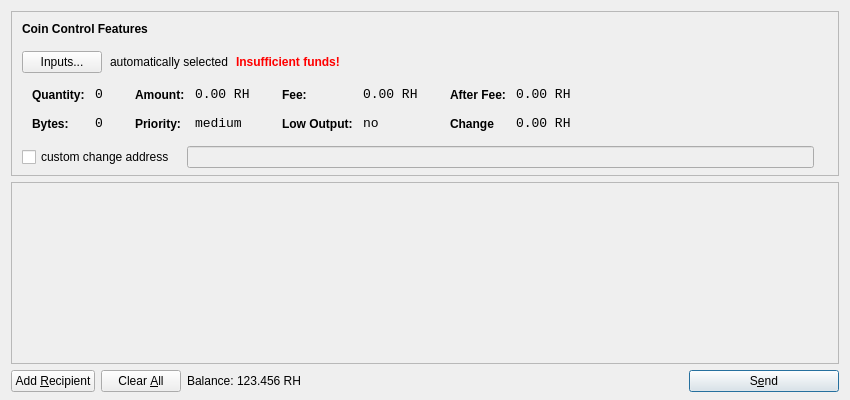
<?xml version="1.0" encoding="UTF-8"?>
<ui version="4.0">
 <class>SendCoinsDialog</class>
 <widget class="QDialog" name="SendCoinsDialog">
  <property name="geometry">
   <rect>
    <x>0</x>
    <y>0</y>
    <width>850</width>
    <height>400</height>
   </rect>
  </property>
  <property name="windowTitle">
   <string>Send Coins</string>
  </property>
  <layout class="QVBoxLayout" name="verticalLayout" stretch="0,1,0">
   <property name="bottomMargin">
    <number>8</number>
   </property>
   <item>
    <widget class="QFrame" name="frameCoinControl">
     <property name="sizePolicy">
      <sizepolicy hsizetype="Expanding" vsizetype="Expanding">
       <horstretch>0</horstretch>
       <verstretch>0</verstretch>
      </sizepolicy>
     </property>
     <property name="maximumSize">
      <size>
       <width>16777215</width>
       <height>16777215</height>
      </size>
     </property>
     <property name="frameShape">
      <enum>QFrame::StyledPanel</enum>
     </property>
     <property name="frameShadow">
      <enum>QFrame::Sunken</enum>
     </property>
     <layout class="QVBoxLayout" name="verticalLayoutCoinControl2">
      <property name="spacing">
       <number>-1</number>
      </property>
      <property name="leftMargin">
       <number>0</number>
      </property>
      <property name="topMargin">
       <number>0</number>
      </property>
      <property name="rightMargin">
       <number>0</number>
      </property>
      <property name="bottomMargin">
       <number>6</number>
      </property>
      <item>
       <layout class="QVBoxLayout" name="verticalLayoutCoinControl" stretch="0,0,0,0,1">
        <property name="spacing">
         <number>0</number>
        </property>
        <property name="leftMargin">
         <number>10</number>
        </property>
        <property name="topMargin">
         <number>10</number>
        </property>
        <item>
         <layout class="QHBoxLayout" name="horizontalLayoutCoinControl1">
          <property name="bottomMargin">
           <number>15</number>
          </property>
          <item>
           <widget class="QLabel" name="labelCoinControlFeatures">
            <property name="sizePolicy">
             <sizepolicy hsizetype="Preferred" vsizetype="Maximum">
              <horstretch>0</horstretch>
              <verstretch>0</verstretch>
             </sizepolicy>
            </property>
            <property name="font">
             <font>
              <weight>75</weight>
              <bold>true</bold>
             </font>
            </property>
            <property name="styleSheet">
             <string notr="true">font-weight:bold;</string>
            </property>
            <property name="text">
             <string>Coin Control Features</string>
            </property>
           </widget>
          </item>
         </layout>
        </item>
        <item>
         <layout class="QHBoxLayout" name="horizontalLayoutCoinControl2" stretch="0,0,0,0">
          <property name="spacing">
           <number>8</number>
          </property>
          <property name="bottomMargin">
           <number>10</number>
          </property>
          <item>
           <widget class="QPushButton" name="pushButtonCoinControl">
            <property name="styleSheet">
             <string notr="true"/>
            </property>
            <property name="text">
             <string>Inputs...</string>
            </property>
           </widget>
          </item>
          <item>
           <widget class="QLabel" name="labelCoinControlAutomaticallySelected">
            <property name="text">
             <string>automatically selected</string>
            </property>
            <property name="margin">
             <number>5</number>
            </property>
           </widget>
          </item>
          <item>
           <widget class="QLabel" name="labelCoinControlInsuffFunds">
            <property name="font">
             <font>
              <weight>75</weight>
              <bold>true</bold>
             </font>
            </property>
            <property name="styleSheet">
             <string notr="true">color:red;font-weight:bold;</string>
            </property>
            <property name="text">
             <string>Insufficient funds!</string>
            </property>
            <property name="margin">
             <number>5</number>
            </property>
           </widget>
          </item>
          <item>
           <spacer name="horizontalSpacerCoinControl">
            <property name="orientation">
             <enum>Qt::Horizontal</enum>
            </property>
            <property name="sizeHint" stdset="0">
             <size>
              <width>40</width>
              <height>1</height>
             </size>
            </property>
           </spacer>
          </item>
         </layout>
        </item>
        <item>
         <widget class="QWidget" name="widgetCoinControl" native="true">
          <property name="sizePolicy">
           <sizepolicy hsizetype="Preferred" vsizetype="Preferred">
            <horstretch>0</horstretch>
            <verstretch>0</verstretch>
           </sizepolicy>
          </property>
          <property name="minimumSize">
           <size>
            <width>0</width>
            <height>0</height>
           </size>
          </property>
          <property name="styleSheet">
           <string notr="true"/>
          </property>
          <layout class="QHBoxLayout" name="horizontalLayoutCoinControl5">
           <property name="margin">
            <number>0</number>
           </property>
           <item>
            <layout class="QHBoxLayout" name="horizontalLayoutCoinControl3" stretch="0,0,0,1">
             <property name="spacing">
              <number>20</number>
             </property>
             <property name="topMargin">
              <number>0</number>
             </property>
             <property name="bottomMargin">
              <number>10</number>
             </property>
             <item>
              <layout class="QFormLayout" name="formLayoutCoinControl1">
               <property name="horizontalSpacing">
                <number>10</number>
               </property>
               <property name="verticalSpacing">
                <number>14</number>
               </property>
               <property name="leftMargin">
                <number>10</number>
               </property>
               <property name="topMargin">
                <number>4</number>
               </property>
               <property name="rightMargin">
                <number>6</number>
               </property>
               <item row="0" column="0">
                <widget class="QLabel" name="labelCoinControlQuantityText">
                 <property name="styleSheet">
                  <string notr="true">font-weight:bold;</string>
                 </property>
                 <property name="text">
                  <string>Quantity:</string>
                 </property>
                 <property name="margin">
                  <number>0</number>
                 </property>
                </widget>
               </item>
               <item row="0" column="1">
                <widget class="QLabel" name="labelCoinControlQuantity">
                 <property name="font">
                  <font>
                   <family>Monospace</family>
                   <pointsize>10</pointsize>
                  </font>
                 </property>
                 <property name="cursor">
                  <cursorShape>IBeamCursor</cursorShape>
                 </property>
                 <property name="contextMenuPolicy">
                  <enum>Qt::ActionsContextMenu</enum>
                 </property>
                 <property name="text">
                  <string>0</string>
                 </property>
                 <property name="margin">
                  <number>0</number>
                 </property>
                 <property name="textInteractionFlags">
                  <set>Qt::LinksAccessibleByMouse|Qt::TextSelectableByKeyboard|Qt::TextSelectableByMouse</set>
                 </property>
                </widget>
               </item>
               <item row="1" column="0">
                <widget class="QLabel" name="labelCoinControlBytesText">
                 <property name="styleSheet">
                  <string notr="true">font-weight:bold;</string>
                 </property>
                 <property name="text">
                  <string>Bytes:</string>
                 </property>
                </widget>
               </item>
               <item row="1" column="1">
                <widget class="QLabel" name="labelCoinControlBytes">
                 <property name="font">
                  <font>
                   <family>Monospace</family>
                   <pointsize>10</pointsize>
                  </font>
                 </property>
                 <property name="cursor">
                  <cursorShape>IBeamCursor</cursorShape>
                 </property>
                 <property name="contextMenuPolicy">
                  <enum>Qt::ActionsContextMenu</enum>
                 </property>
                 <property name="text">
                  <string>0</string>
                 </property>
                 <property name="textInteractionFlags">
                  <set>Qt::LinksAccessibleByMouse|Qt::TextSelectableByKeyboard|Qt::TextSelectableByMouse</set>
                 </property>
                </widget>
               </item>
              </layout>
             </item>
             <item>
              <layout class="QFormLayout" name="formLayoutCoinControl2">
               <property name="horizontalSpacing">
                <number>10</number>
               </property>
               <property name="verticalSpacing">
                <number>14</number>
               </property>
               <property name="leftMargin">
                <number>6</number>
               </property>
               <property name="topMargin">
                <number>4</number>
               </property>
               <property name="rightMargin">
                <number>6</number>
               </property>
               <item row="0" column="0">
                <widget class="QLabel" name="labelCoinControlAmountText">
                 <property name="styleSheet">
                  <string notr="true">font-weight:bold;</string>
                 </property>
                 <property name="text">
                  <string>Amount:</string>
                 </property>
                 <property name="margin">
                  <number>0</number>
                 </property>
                </widget>
               </item>
               <item row="0" column="1">
                <widget class="QLabel" name="labelCoinControlAmount">
                 <property name="font">
                  <font>
                   <family>Monospace</family>
                   <pointsize>10</pointsize>
                  </font>
                 </property>
                 <property name="cursor">
                  <cursorShape>IBeamCursor</cursorShape>
                 </property>
                 <property name="contextMenuPolicy">
                  <enum>Qt::ActionsContextMenu</enum>
                 </property>
                 <property name="text">
                  <string>0.00 RH</string>
                 </property>
                 <property name="textInteractionFlags">
                  <set>Qt::LinksAccessibleByMouse|Qt::TextSelectableByKeyboard|Qt::TextSelectableByMouse</set>
                 </property>
                </widget>
               </item>
               <item row="1" column="0">
                <widget class="QLabel" name="labelCoinControlPriorityText">
                 <property name="styleSheet">
                  <string notr="true">font-weight:bold;</string>
                 </property>
                 <property name="text">
                  <string>Priority:</string>
                 </property>
                </widget>
               </item>
               <item row="1" column="1">
                <widget class="QLabel" name="labelCoinControlPriority">
                 <property name="font">
                  <font>
                   <family>Monospace</family>
                   <pointsize>10</pointsize>
                  </font>
                 </property>
                 <property name="cursor">
                  <cursorShape>IBeamCursor</cursorShape>
                 </property>
                 <property name="contextMenuPolicy">
                  <enum>Qt::ActionsContextMenu</enum>
                 </property>
                 <property name="text">
                  <string>medium</string>
                 </property>
                 <property name="textInteractionFlags">
                  <set>Qt::LinksAccessibleByMouse|Qt::TextSelectableByKeyboard|Qt::TextSelectableByMouse</set>
                 </property>
                </widget>
               </item>
              </layout>
             </item>
             <item>
              <layout class="QFormLayout" name="formLayoutCoinControl3">
               <property name="horizontalSpacing">
                <number>10</number>
               </property>
               <property name="verticalSpacing">
                <number>14</number>
               </property>
               <property name="leftMargin">
                <number>6</number>
               </property>
               <property name="topMargin">
                <number>4</number>
               </property>
               <property name="rightMargin">
                <number>6</number>
               </property>
               <item row="0" column="0">
                <widget class="QLabel" name="labelCoinControlFeeText">
                 <property name="styleSheet">
                  <string notr="true">font-weight:bold;</string>
                 </property>
                 <property name="text">
                  <string>Fee:</string>
                 </property>
                 <property name="margin">
                  <number>0</number>
                 </property>
                </widget>
               </item>
               <item row="0" column="1">
                <widget class="QLabel" name="labelCoinControlFee">
                 <property name="font">
                  <font>
                   <family>Monospace</family>
                   <pointsize>10</pointsize>
                  </font>
                 </property>
                 <property name="cursor">
                  <cursorShape>IBeamCursor</cursorShape>
                 </property>
                 <property name="contextMenuPolicy">
                  <enum>Qt::ActionsContextMenu</enum>
                 </property>
                 <property name="text">
                  <string>0.00 RH</string>
                 </property>
                 <property name="textInteractionFlags">
                  <set>Qt::LinksAccessibleByMouse|Qt::TextSelectableByKeyboard|Qt::TextSelectableByMouse</set>
                 </property>
                </widget>
               </item>
               <item row="1" column="0">
                <widget class="QLabel" name="labelCoinControlLowOutputText">
                 <property name="styleSheet">
                  <string notr="true">font-weight:bold;</string>
                 </property>
                 <property name="text">
                  <string>Low Output:</string>
                 </property>
                </widget>
               </item>
               <item row="1" column="1">
                <widget class="QLabel" name="labelCoinControlLowOutput">
                 <property name="font">
                  <font>
                   <family>Monospace</family>
                   <pointsize>10</pointsize>
                  </font>
                 </property>
                 <property name="cursor">
                  <cursorShape>IBeamCursor</cursorShape>
                 </property>
                 <property name="contextMenuPolicy">
                  <enum>Qt::ActionsContextMenu</enum>
                 </property>
                 <property name="text">
                  <string>no</string>
                 </property>
                 <property name="textInteractionFlags">
                  <set>Qt::LinksAccessibleByMouse|Qt::TextSelectableByKeyboard|Qt::TextSelectableByMouse</set>
                 </property>
                </widget>
               </item>
              </layout>
             </item>
             <item>
              <layout class="QFormLayout" name="formLayoutCoinControl4">
               <property name="horizontalSpacing">
                <number>10</number>
               </property>
               <property name="verticalSpacing">
                <number>14</number>
               </property>
               <property name="leftMargin">
                <number>6</number>
               </property>
               <property name="topMargin">
                <number>4</number>
               </property>
               <property name="rightMargin">
                <number>6</number>
               </property>
               <item row="0" column="0">
                <widget class="QLabel" name="labelCoinControlAfterFeeText">
                 <property name="styleSheet">
                  <string notr="true">font-weight:bold;</string>
                 </property>
                 <property name="text">
                  <string>After Fee:</string>
                 </property>
                 <property name="margin">
                  <number>0</number>
                 </property>
                </widget>
               </item>
               <item row="0" column="1">
                <widget class="QLabel" name="labelCoinControlAfterFee">
                 <property name="font">
                  <font>
                   <family>Monospace</family>
                   <pointsize>10</pointsize>
                  </font>
                 </property>
                 <property name="cursor">
                  <cursorShape>IBeamCursor</cursorShape>
                 </property>
                 <property name="contextMenuPolicy">
                  <enum>Qt::ActionsContextMenu</enum>
                 </property>
                 <property name="text">
                  <string>0.00 RH</string>
                 </property>
                 <property name="textInteractionFlags">
                  <set>Qt::LinksAccessibleByMouse|Qt::TextSelectableByKeyboard|Qt::TextSelectableByMouse</set>
                 </property>
                </widget>
               </item>
               <item row="1" column="0">
                <widget class="QLabel" name="labelCoinControlChangeText">
                 <property name="styleSheet">
                  <string notr="true">font-weight:bold;</string>
                 </property>
                 <property name="text">
                  <string>Change</string>
                 </property>
                </widget>
               </item>
               <item row="1" column="1">
                <widget class="QLabel" name="labelCoinControlChange">
                 <property name="font">
                  <font>
                   <family>Monospace</family>
                   <pointsize>10</pointsize>
                  </font>
                 </property>
                 <property name="cursor">
                  <cursorShape>IBeamCursor</cursorShape>
                 </property>
                 <property name="contextMenuPolicy">
                  <enum>Qt::ActionsContextMenu</enum>
                 </property>
                 <property name="text">
                  <string>0.00 RH</string>
                 </property>
                 <property name="textInteractionFlags">
                  <set>Qt::LinksAccessibleByMouse|Qt::TextSelectableByKeyboard|Qt::TextSelectableByMouse</set>
                 </property>
                </widget>
               </item>
              </layout>
             </item>
            </layout>
           </item>
          </layout>
         </widget>
        </item>
        <item>
         <layout class="QHBoxLayout" name="horizontalLayoutCoinControl4" stretch="0,0,0">
          <property name="spacing">
           <number>12</number>
          </property>
          <property name="sizeConstraint">
           <enum>QLayout::SetDefaultConstraint</enum>
          </property>
          <property name="topMargin">
           <number>5</number>
          </property>
          <property name="rightMargin">
           <number>5</number>
          </property>
          <item>
           <widget class="QCheckBox" name="checkBoxCoinControlChange">
            <property name="text">
             <string>custom change address</string>
            </property>
           </widget>
          </item>
          <item>
           <widget class="QLineEdit" name="lineEditCoinControlChange">
            <property name="enabled">
             <bool>false</bool>
            </property>
            <property name="sizePolicy">
             <sizepolicy hsizetype="Expanding" vsizetype="Fixed">
              <horstretch>0</horstretch>
              <verstretch>0</verstretch>
             </sizepolicy>
            </property>
           </widget>
          </item>
          <item>
           <widget class="QLabel" name="labelCoinControlChangeLabel">
            <property name="sizePolicy">
             <sizepolicy hsizetype="Preferred" vsizetype="Expanding">
              <horstretch>0</horstretch>
              <verstretch>0</verstretch>
             </sizepolicy>
            </property>
            <property name="minimumSize">
             <size>
              <width>0</width>
              <height>0</height>
             </size>
            </property>
            <property name="text">
             <string/>
            </property>
            <property name="margin">
             <number>3</number>
            </property>
           </widget>
          </item>
         </layout>
        </item>
        <item>
         <spacer name="verticalSpacerCoinControl">
          <property name="orientation">
           <enum>Qt::Vertical</enum>
          </property>
          <property name="sizeHint" stdset="0">
           <size>
            <width>800</width>
            <height>1</height>
           </size>
          </property>
         </spacer>
        </item>
       </layout>
      </item>
     </layout>
    </widget>
   </item>
   <item>
    <widget class="QScrollArea" name="scrollArea">
     <property name="widgetResizable">
      <bool>true</bool>
     </property>
     <widget class="QWidget" name="scrollAreaWidgetContents">
      <property name="geometry">
       <rect>
        <x>0</x>
        <y>0</y>
        <width>830</width>
        <height>165</height>
       </rect>
      </property>
      <layout class="QVBoxLayout" name="verticalLayout_2">
       <property name="margin">
        <number>0</number>
       </property>
       <item>
        <layout class="QVBoxLayout" name="entries">
         <property name="spacing">
          <number>6</number>
         </property>
        </layout>
       </item>
       <item>
        <spacer name="verticalSpacer">
         <property name="orientation">
          <enum>Qt::Vertical</enum>
         </property>
         <property name="sizeHint" stdset="0">
          <size>
           <width>20</width>
           <height>40</height>
          </size>
         </property>
        </spacer>
       </item>
      </layout>
     </widget>
    </widget>
   </item>
   <item>
    <layout class="QHBoxLayout" name="horizontalLayout">
     <item>
      <widget class="QPushButton" name="addButton">
       <property name="toolTip">
        <string>Send to multiple recipients at once</string>
       </property>
       <property name="text">
        <string>Add &amp;Recipient</string>
       </property>
       <property name="icon">
        <iconset resource="../bitcoin.qrc">
         <normaloff>:/icons/add</normaloff>:/icons/add</iconset>
       </property>
       <property name="autoDefault">
        <bool>false</bool>
       </property>
      </widget>
     </item>
     <item>
      <widget class="QPushButton" name="clearButton">
       <property name="sizePolicy">
        <sizepolicy hsizetype="Minimum" vsizetype="Fixed">
         <horstretch>0</horstretch>
         <verstretch>0</verstretch>
        </sizepolicy>
       </property>
       <property name="toolTip">
        <string>Remove all transaction fields</string>
       </property>
       <property name="text">
        <string>Clear &amp;All</string>
       </property>
       <property name="icon">
        <iconset resource="../bitcoin.qrc">
         <normaloff>:/icons/remove</normaloff>:/icons/remove</iconset>
       </property>
       <property name="autoRepeatDelay">
        <number>300</number>
       </property>
       <property name="autoDefault">
        <bool>false</bool>
       </property>
      </widget>
     </item>
     <item>
      <layout class="QHBoxLayout" name="horizontalLayout_2">
       <property name="spacing">
        <number>3</number>
       </property>
       <item>
        <widget class="QLabel" name="label">
         <property name="sizePolicy">
          <sizepolicy hsizetype="Preferred" vsizetype="Fixed">
           <horstretch>0</horstretch>
           <verstretch>0</verstretch>
          </sizepolicy>
         </property>
         <property name="text">
          <string>Balance:</string>
         </property>
        </widget>
       </item>
       <item>
        <widget class="QLabel" name="labelBalance">
         <property name="sizePolicy">
          <sizepolicy hsizetype="Preferred" vsizetype="Fixed">
           <horstretch>0</horstretch>
           <verstretch>0</verstretch>
          </sizepolicy>
         </property>
         <property name="cursor">
          <cursorShape>IBeamCursor</cursorShape>
         </property>
         <property name="text">
          <string>123.456 RH</string>
         </property>
         <property name="textInteractionFlags">
          <set>Qt::LinksAccessibleByMouse|Qt::TextSelectableByKeyboard|Qt::TextSelectableByMouse</set>
         </property>
        </widget>
       </item>
      </layout>
     </item>
     <item>
      <spacer name="horizontalSpacer">
       <property name="orientation">
        <enum>Qt::Horizontal</enum>
       </property>
       <property name="sizeHint" stdset="0">
        <size>
         <width>40</width>
         <height>20</height>
        </size>
       </property>
      </spacer>
     </item>
     <item>
      <widget class="QPushButton" name="sendButton">
       <property name="minimumSize">
        <size>
         <width>150</width>
         <height>0</height>
        </size>
       </property>
       <property name="toolTip">
        <string>Confirm the send action</string>
       </property>
       <property name="text">
        <string>S&amp;end</string>
       </property>
       <property name="icon">
        <iconset resource="../bitcoin.qrc">
         <normaloff>:/icons/send</normaloff>:/icons/send</iconset>
       </property>
       <property name="default">
        <bool>true</bool>
       </property>
      </widget>
     </item>
    </layout>
   </item>
  </layout>
 </widget>
 <resources>
  <include location="../bitcoin.qrc"/>
 </resources>
 <connections/>
</ui>
